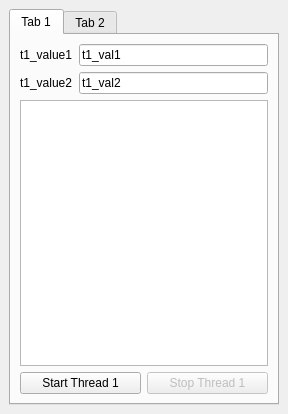
<?xml version="1.0" encoding="UTF-8"?>
<ui version="4.0">
 <class>MainWindow</class>
 <widget class="QMainWindow" name="MainWindow">
  <property name="geometry">
   <rect>
    <x>0</x>
    <y>0</y>
    <width>288</width>
    <height>414</height>
   </rect>
  </property>
  <property name="windowTitle">
   <string>QThreads_Example</string>
  </property>
  <property name="windowIcon">
   <iconset>
    <normaloff>logo_64.png</normaloff>logo_64.png</iconset>
  </property>
  <widget class="QWidget" name="centralwidget">
   <layout class="QVBoxLayout" name="verticalLayout">
    <item>
     <widget class="QTabWidget" name="tabWidget">
      <property name="currentIndex">
       <number>0</number>
      </property>
      <widget class="QWidget" name="tab">
       <attribute name="title">
        <string>Tab 1</string>
       </attribute>
       <layout class="QVBoxLayout" name="verticalLayout_2">
        <item>
         <layout class="QHBoxLayout" name="hbox_1">
          <item>
           <layout class="QVBoxLayout" name="vbox_1">
            <item>
             <widget class="QLabel" name="label">
              <property name="text">
               <string>t1_value1</string>
              </property>
             </widget>
            </item>
            <item>
             <widget class="QLabel" name="label_3">
              <property name="text">
               <string>t1_value2</string>
              </property>
             </widget>
            </item>
           </layout>
          </item>
          <item>
           <layout class="QVBoxLayout" name="vbox_2">
            <item>
             <widget class="QLineEdit" name="lineEdit_t1_value1">
              <property name="text">
               <string>t1_val1</string>
              </property>
             </widget>
            </item>
            <item>
             <widget class="QLineEdit" name="lineEdit_t1_value2">
              <property name="text">
               <string>t1_val2</string>
              </property>
             </widget>
            </item>
           </layout>
          </item>
         </layout>
        </item>
        <item>
         <widget class="QTextBrowser" name="textBrowser_1"/>
        </item>
        <item>
         <layout class="QHBoxLayout" name="hbox_2">
          <item>
           <widget class="QPushButton" name="pushButton_1">
            <property name="text">
             <string>Start Thread 1</string>
            </property>
           </widget>
          </item>
          <item>
           <widget class="QPushButton" name="pushButton_2">
            <property name="enabled">
             <bool>false</bool>
            </property>
            <property name="text">
             <string>Stop Thread 1</string>
            </property>
           </widget>
          </item>
         </layout>
        </item>
       </layout>
      </widget>
      <widget class="QWidget" name="tab_2">
       <attribute name="title">
        <string>Tab 2</string>
       </attribute>
       <layout class="QVBoxLayout" name="verticalLayout_3">
        <item>
         <layout class="QHBoxLayout" name="hbox_3">
          <item>
           <layout class="QVBoxLayout" name="vbox_3">
            <item>
             <widget class="QLabel" name="label_6">
              <property name="text">
               <string>t2_value1</string>
              </property>
             </widget>
            </item>
            <item>
             <widget class="QLabel" name="label_4">
              <property name="text">
               <string>t2_value2</string>
              </property>
             </widget>
            </item>
            <item>
             <widget class="QLabel" name="label_5">
              <property name="text">
               <string>t2_value3</string>
              </property>
             </widget>
            </item>
           </layout>
          </item>
          <item>
           <layout class="QVBoxLayout" name="vbox_4">
            <item>
             <widget class="QLineEdit" name="lineEdit_t2_value3">
              <property name="text">
               <string>t2_val1</string>
              </property>
             </widget>
            </item>
            <item>
             <widget class="QLineEdit" name="lineEdit_t2_value2">
              <property name="text">
               <string>t2_val2</string>
              </property>
             </widget>
            </item>
            <item>
             <widget class="QLineEdit" name="lineEdit_t2_value1">
              <property name="text">
               <string>t2_val3</string>
              </property>
             </widget>
            </item>
           </layout>
          </item>
         </layout>
        </item>
        <item>
         <widget class="QTextBrowser" name="textBrowser_2"/>
        </item>
        <item>
         <layout class="QHBoxLayout" name="hbox_4">
          <item>
           <widget class="QPushButton" name="pushButton_3">
            <property name="text">
             <string>Start Thread 2</string>
            </property>
           </widget>
          </item>
          <item>
           <widget class="QPushButton" name="pushButton_4">
            <property name="enabled">
             <bool>false</bool>
            </property>
            <property name="text">
             <string>Stop Thread 2</string>
            </property>
           </widget>
          </item>
         </layout>
        </item>
       </layout>
      </widget>
     </widget>
    </item>
   </layout>
  </widget>
 </widget>
 <resources/>
 <connections/>
</ui>
